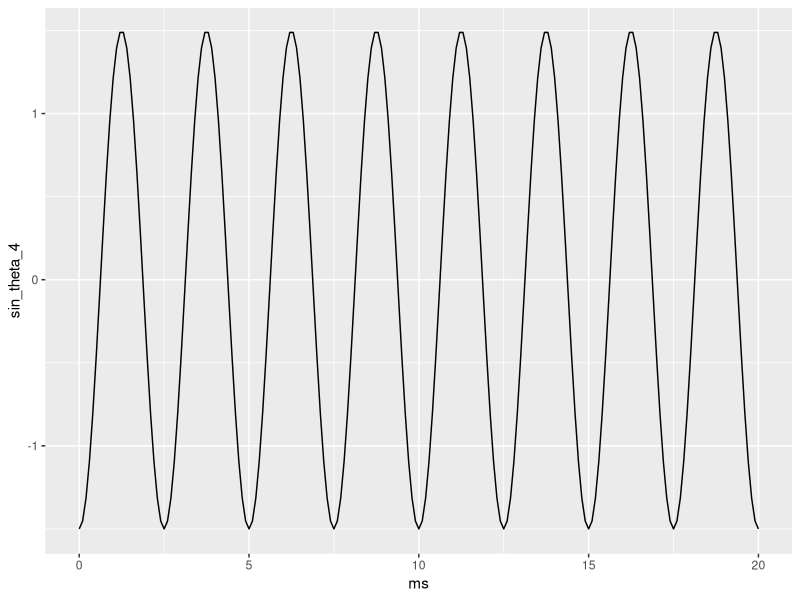

Write R code to recreate this figure.
library(ggplot2)

data <- read.csv("./data/sines1.csv")

data$ms <- as.numeric(data$ms)

## ---- plot1 ----
ggplot(data,
       aes(x = ms,
           y = sin_theta_4)) +
    geom_line()
